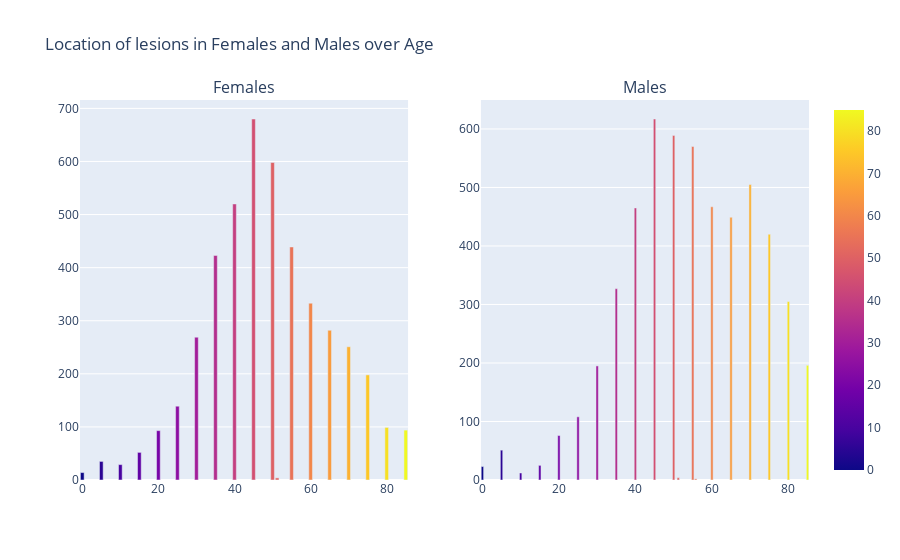

Write notebook code for a chart like this one.
### Markdown cell above
The localization of lesions in females is more commonly observed in the lower extremity, whereas in males, it tends to occur more frequently in the back. This raises the question of why such gender-specific patterns in lesion localization exist?

### Code cell
temp_df_female = female.groupby("age").agg({"lesion_type": 'count'}).reset_index()
temp_df_male = male.groupby("age").agg({"lesion_type": 'count'}).reset_index()


fig_female = px.bar(temp_df_female, x='age', y='lesion_type', title="Location of lesions in females",
                    labels={'age': 'Age', 'lesion_type': 'Lesion Count'},
                    color='age', 
                    color_continuous_scale='Rainbow')  


fig_male = px.bar(temp_df_male, x='age', y='lesion_type', title="Location of lesions in males",
                  labels={'age': 'Age', 'lesion_type': 'Lesion Count'},
                  color='age', 
                  color_continuous_scale='Rainbow') 


fig = sp.make_subplots(rows=1, cols=2, subplot_titles=('Females', 'Males'))
for trace in fig_female.data:
    fig.add_trace(trace, row=1, col=1)

for trace in fig_male.data:
    fig.add_trace(trace, row=1, col=2)
    
fig.update_layout(title="Location of lesions in Females and Males over Age", showlegend=False)
fig.show()

### Figure 1 — Plotly figure (JSON) as saved in the notebook; plotly's stock layout.template omitted (floating-point values rounded to 4 significant figures)
{"data": [{"alignmentgroup": "True", "hovertemplate": "Age=%{marker.color}<br>Lesion Count=%{y}<extra></extra>", "legendgroup": "", "marker": {"color": [0, 5, 10, 15, 20, 25, 30, 35, 40, 45, 50, 51.2, 55, 60, 65, 70, 75, 80, 85], "coloraxis": "coloraxis", "pattern": {"shape": ""}}, "name": "", "offsetgroup": "", "orientation": "v", "showlegend": false, "textposition": "auto", "type": "bar", "x": [0, 5, 10, 15, 20, 25, 30, 35, 40, 45, 50, 51.2, 55, 60, 65, 70, 75, 80, 85], "xaxis": "x", "y": [14, 35, 29, 52, 93, 139, 269, 423, 520, 680, 598, 4, 439, 333, 282, 251, 198, 99, 94], "yaxis": "y"}, {"alignmentgroup": "True", "hovertemplate": "Age=%{marker.color}<br>Lesion Count=%{y}<extra></extra>", "legendgroup": "", "marker": {"color": [0, 5, 10, 15, 20, 25, 30, 35, 40, 45, 50, 51.2, 55, 55.77, 60, 65, 70, 75, 80, 85], "coloraxis": "coloraxis", "pattern": {"shape": ""}}, "name": "", "offsetgroup": "", "orientation": "v", "showlegend": false, "textposition": "auto", "type": "bar", "x": [0, 5, 10, 15, 20, 25, 30, 35, 40, 45, 50, 51.2, 55, 55.77, 60, 65, 70, 75, 80, 85], "xaxis": "x2", "y": [23, 51, 12, 25, 76, 108, 195, 327, 465, 617, 589, 4, 570, 2, 467, 449, 505, 420, 305, 196], "yaxis": "y2"}], "layout": {"annotations": [{"font": {"size": 16}, "showarrow": false, "text": "Females", "x": 0.225, "xanchor": "center", "xref": "paper", "y": 1, "yanchor": "bottom", "yref": "paper"}, {"font": {"size": 16}, "showarrow": false, "text": "Males", "x": 0.775, "xanchor": "center", "xref": "paper", "y": 1, "yanchor": "bottom", "yref": "paper"}], "showlegend": false, "title": {"text": "Location of lesions in Females and Males over Age"}, "xaxis": {"anchor": "y", "domain": [0, 0.45]}, "xaxis2": {"anchor": "y2", "domain": [0.55, 1]}, "yaxis": {"anchor": "x", "domain": [0, 1]}, "yaxis2": {"anchor": "x2", "domain": [0, 1]}}}
